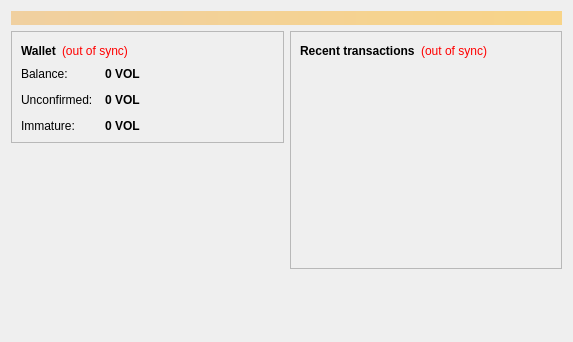
<?xml version="1.0" encoding="UTF-8"?>
<ui version="4.0">
 <class>OverviewPage</class>
 <widget class="QWidget" name="OverviewPage">
  <property name="geometry">
   <rect>
    <x>0</x>
    <y>0</y>
    <width>573</width>
    <height>342</height>
   </rect>
  </property>
  <property name="windowTitle">
   <string>Form</string>
  </property>
  <layout class="QVBoxLayout" name="topLayout">
   <item>
    <widget class="QLabel" name="labelAlerts">
     <property name="visible">
      <bool>false</bool>
     </property>
     <property name="styleSheet">
      <string notr="true">background-color: qlineargradient(x1: 0, y1: 0, x2: 1, y2: 0, stop:0 #F0D0A0, stop:1 #F8D488); color:#000000;</string>
     </property>
     <property name="wordWrap">
      <bool>true</bool>
     </property>
     <property name="margin">
      <number>3</number>
     </property>
    </widget>
   </item>
   <item>
    <layout class="QHBoxLayout" name="horizontalLayout" stretch="1,1">
     <item>
      <layout class="QVBoxLayout" name="verticalLayout_2">
       <item>
        <widget class="QFrame" name="frame">
         <property name="frameShape">
          <enum>QFrame::StyledPanel</enum>
         </property>
         <property name="frameShadow">
          <enum>QFrame::Raised</enum>
         </property>
         <layout class="QVBoxLayout" name="verticalLayout_4">
          <item>
           <layout class="QHBoxLayout" name="horizontalLayout_4">
            <item>
             <widget class="QLabel" name="label_5">
              <property name="font">
               <font>
                <weight>75</weight>
                <bold>true</bold>
               </font>
              </property>
              <property name="text">
               <string>Wallet</string>
              </property>
             </widget>
            </item>
            <item>
             <widget class="QLabel" name="labelWalletStatus">
              <property name="toolTip">
               <string>The displayed information may be out of date. Your wallet automatically synchronizes with the Volume network after a connection is established, but this process has not completed yet.</string>
              </property>
              <property name="styleSheet">
               <string notr="true">QLabel { color: red; }</string>
              </property>
              <property name="text">
               <string notr="true">(out of sync)</string>
              </property>
              <property name="alignment">
               <set>Qt::AlignLeading|Qt::AlignLeft|Qt::AlignVCenter</set>
              </property>
             </widget>
            </item>
            <item>
             <spacer name="horizontalSpacer_2">
              <property name="orientation">
               <enum>Qt::Horizontal</enum>
              </property>
              <property name="sizeHint" stdset="0">
               <size>
                <width>40</width>
                <height>20</height>
               </size>
              </property>
             </spacer>
            </item>
           </layout>
          </item>
          <item>
           <layout class="QFormLayout" name="formLayout_2">
            <property name="fieldGrowthPolicy">
             <enum>QFormLayout::AllNonFixedFieldsGrow</enum>
            </property>
            <property name="horizontalSpacing">
             <number>12</number>
            </property>
            <property name="verticalSpacing">
             <number>12</number>
            </property>
            <item row="0" column="0">
             <widget class="QLabel" name="label">
              <property name="text">
               <string>Balance:</string>
              </property>
             </widget>
            </item>
            <item row="0" column="1">
             <widget class="QLabel" name="labelBalance">
              <property name="font">
               <font>
                <weight>75</weight>
                <bold>true</bold>
               </font>
              </property>
              <property name="cursor">
               <cursorShape>IBeamCursor</cursorShape>
              </property>
              <property name="toolTip">
               <string>Your current balance</string>
              </property>
              <property name="text">
               <string notr="true">0 VOL</string>
              </property>
              <property name="textInteractionFlags">
               <set>Qt::LinksAccessibleByMouse|Qt::TextSelectableByKeyboard|Qt::TextSelectableByMouse</set>
              </property>
             </widget>
            </item>
            <item row="1" column="0">
             <widget class="QLabel" name="label_3">
              <property name="text">
               <string>Unconfirmed:</string>
              </property>
             </widget>
            </item>
            <item row="1" column="1">
             <widget class="QLabel" name="labelUnconfirmed">
              <property name="font">
               <font>
                <weight>75</weight>
                <bold>true</bold>
               </font>
              </property>
              <property name="cursor">
               <cursorShape>IBeamCursor</cursorShape>
              </property>
              <property name="toolTip">
               <string>Total of transactions that have yet to be confirmed, and do not yet count toward the current balance</string>
              </property>
              <property name="text">
               <string notr="true">0 VOL</string>
              </property>
              <property name="textInteractionFlags">
               <set>Qt::LinksAccessibleByMouse|Qt::TextSelectableByKeyboard|Qt::TextSelectableByMouse</set>
              </property>
             </widget>
            </item>
            <item row="2" column="0">
             <widget class="QLabel" name="labelImmatureText">
              <property name="text">
               <string>Immature:</string>
              </property>
             </widget>
            </item>
            <item row="2" column="1">
             <widget class="QLabel" name="labelImmature">
              <property name="font">
               <font>
                <weight>75</weight>
                <bold>true</bold>
               </font>
              </property>
              <property name="toolTip">
               <string>Mined balance that has not yet matured</string>
              </property>
              <property name="text">
               <string notr="true">0 VOL</string>
              </property>
              <property name="textInteractionFlags">
               <set>Qt::LinksAccessibleByMouse|Qt::TextSelectableByKeyboard|Qt::TextSelectableByMouse</set>
              </property>
             </widget>
            </item>
           </layout>
          </item>
         </layout>
        </widget>
       </item>
       <item>
        <spacer name="verticalSpacer">
         <property name="orientation">
          <enum>Qt::Vertical</enum>
         </property>
         <property name="sizeHint" stdset="0">
          <size>
           <width>20</width>
           <height>40</height>
          </size>
         </property>
        </spacer>
       </item>
      </layout>
     </item>
     <item>
      <layout class="QVBoxLayout" name="verticalLayout_3">
       <item>
        <widget class="QFrame" name="frame_2">
         <property name="frameShape">
          <enum>QFrame::StyledPanel</enum>
         </property>
         <property name="frameShadow">
          <enum>QFrame::Raised</enum>
         </property>
         <layout class="QVBoxLayout" name="verticalLayout">
          <item>
           <layout class="QHBoxLayout" name="horizontalLayout_2">
            <item>
             <widget class="QLabel" name="label_4">
              <property name="text">
               <string>&lt;b&gt;Recent transactions&lt;/b&gt;</string>
              </property>
             </widget>
            </item>
            <item>
             <widget class="QLabel" name="labelTransactionsStatus">
              <property name="toolTip">
               <string>The displayed information may be out of date. Your wallet automatically synchronizes with the Volume network after a connection is established, but this process has not completed yet.</string>
              </property>
              <property name="styleSheet">
               <string notr="true">QLabel { color: red; }</string>
              </property>
              <property name="text">
               <string notr="true">(out of sync)</string>
              </property>
              <property name="alignment">
               <set>Qt::AlignRight|Qt::AlignTrailing|Qt::AlignVCenter</set>
              </property>
             </widget>
            </item>
            <item>
             <spacer name="horizontalSpacer">
              <property name="orientation">
               <enum>Qt::Horizontal</enum>
              </property>
              <property name="sizeHint" stdset="0">
               <size>
                <width>40</width>
                <height>20</height>
               </size>
              </property>
             </spacer>
            </item>
           </layout>
          </item>
          <item>
           <widget class="QListView" name="listTransactions">
            <property name="styleSheet">
             <string notr="true">QListView { background: transparent; }</string>
            </property>
            <property name="frameShape">
             <enum>QFrame::NoFrame</enum>
            </property>
            <property name="verticalScrollBarPolicy">
             <enum>Qt::ScrollBarAlwaysOff</enum>
            </property>
            <property name="horizontalScrollBarPolicy">
             <enum>Qt::ScrollBarAlwaysOff</enum>
            </property>
            <property name="selectionMode">
             <enum>QAbstractItemView::NoSelection</enum>
            </property>
           </widget>
          </item>
         </layout>
        </widget>
       </item>
       <item>
        <spacer name="verticalSpacer_2">
         <property name="orientation">
          <enum>Qt::Vertical</enum>
         </property>
         <property name="sizeHint" stdset="0">
          <size>
           <width>20</width>
           <height>40</height>
          </size>
         </property>
        </spacer>
       </item>
      </layout>
     </item>
    </layout>
   </item>
  </layout>
 </widget>
 <resources/>
 <connections/>
</ui>
